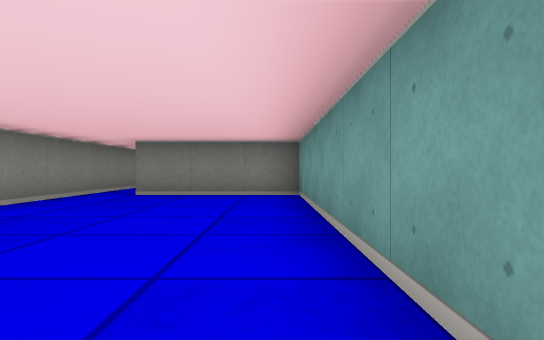
View 1 (above)

22 first-person views from a walk through a cub3D level. The camera is about half as high as the walls, looks level and sees 75° across. The floor is counted in squares. Each view is taken from the middle of a square. On the plan, view 1 faces up. The plan holds only what a view shows up to about 9 squares ahead; the rest is blank.

View 2
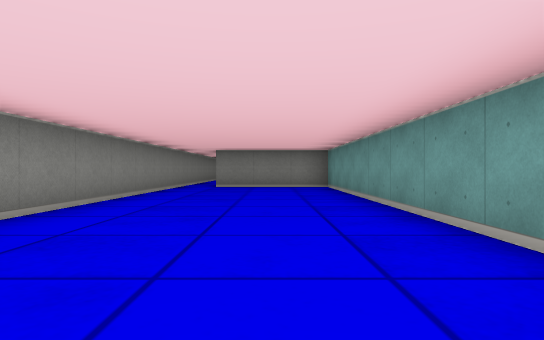

View 3
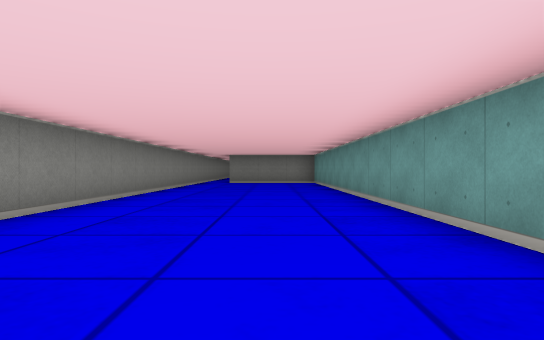

View 4
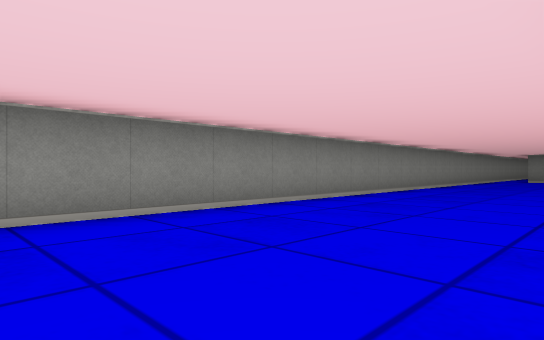

View 5
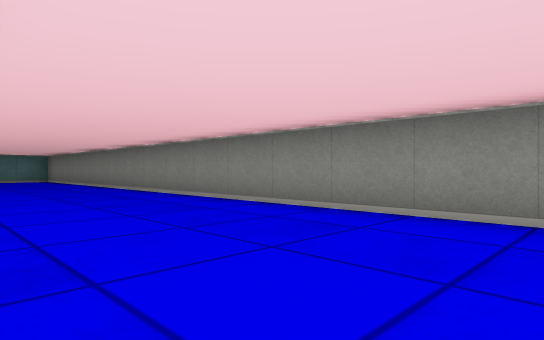

View 6
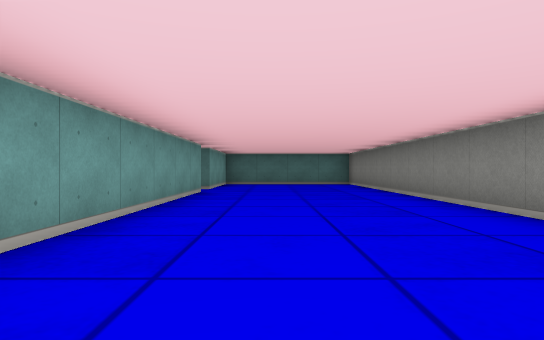

View 7
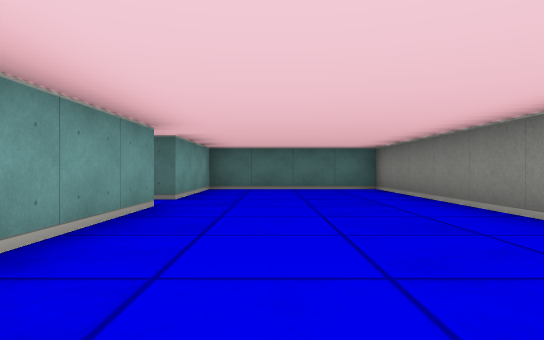

View 8
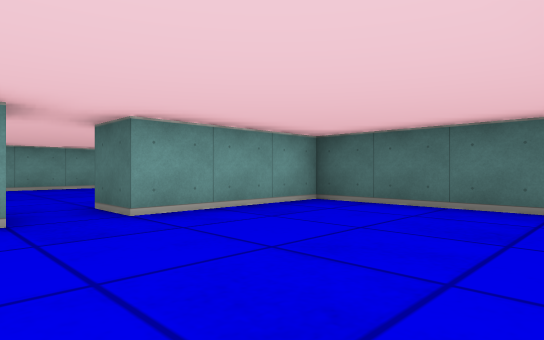

View 9
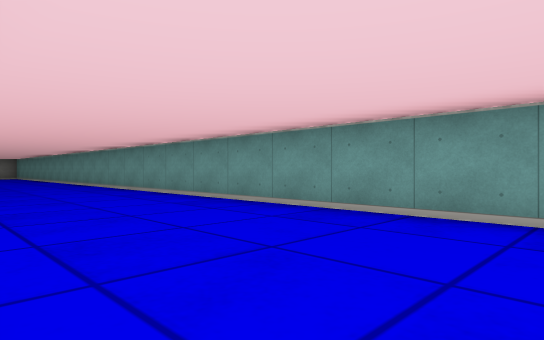

View 10
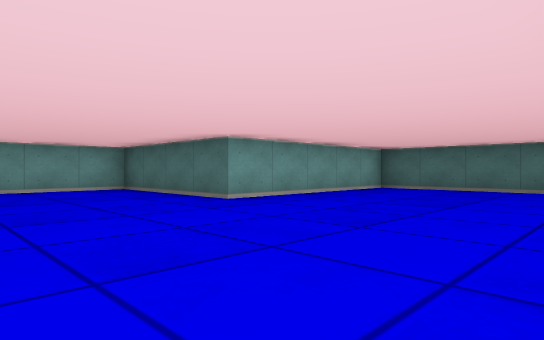

View 11
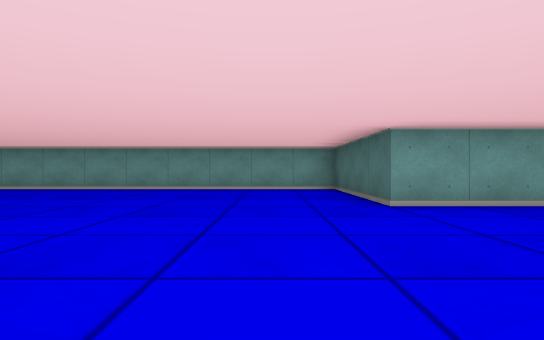

View 12
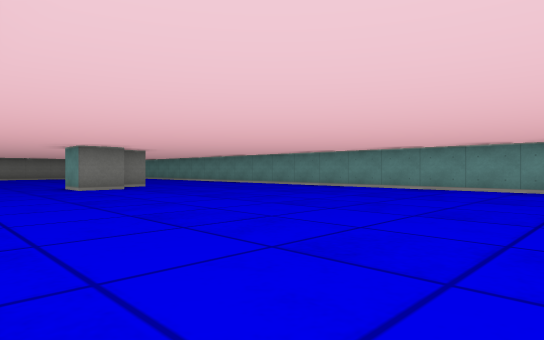

View 13
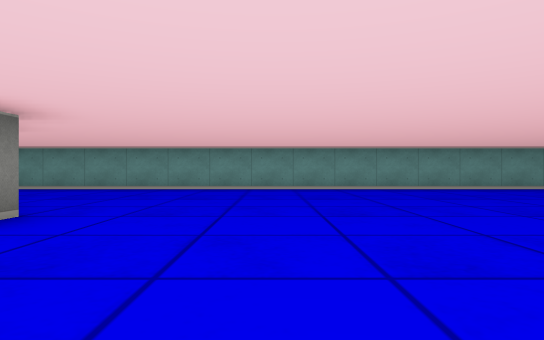

View 14
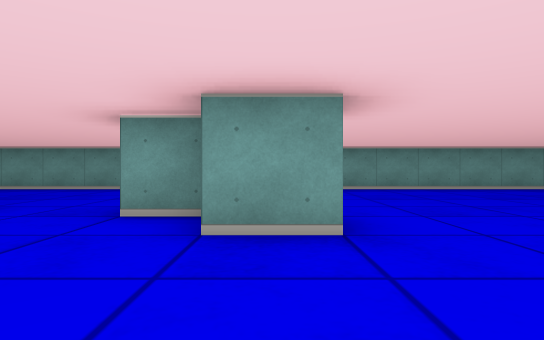

View 15
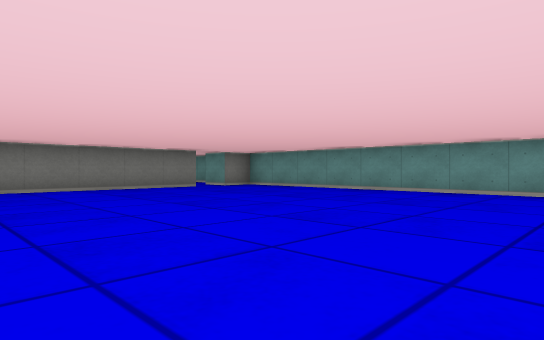

View 16
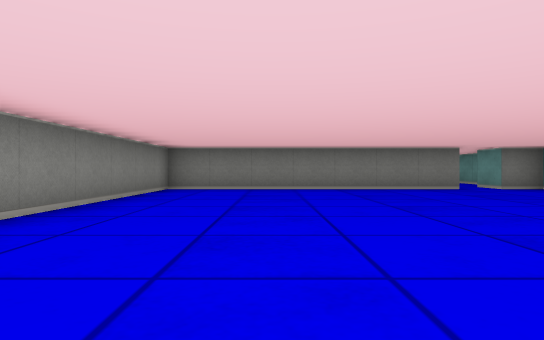

View 17
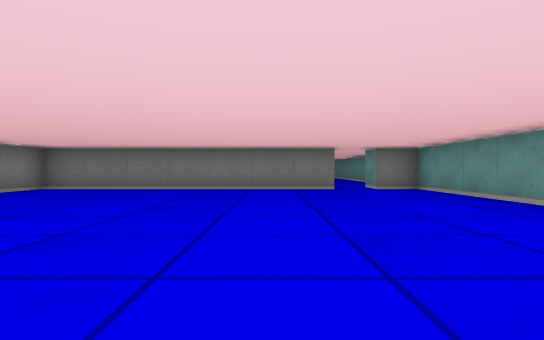

View 18
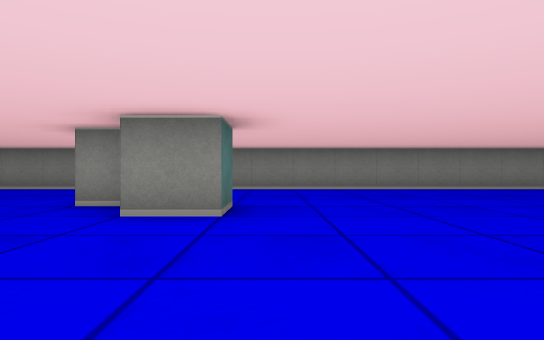

View 19
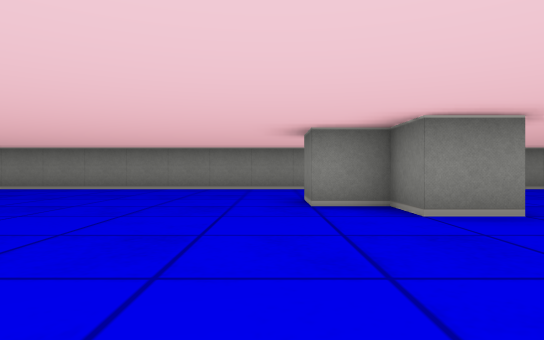

View 20
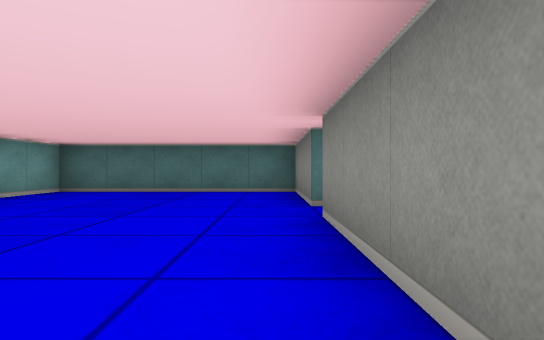

View 21
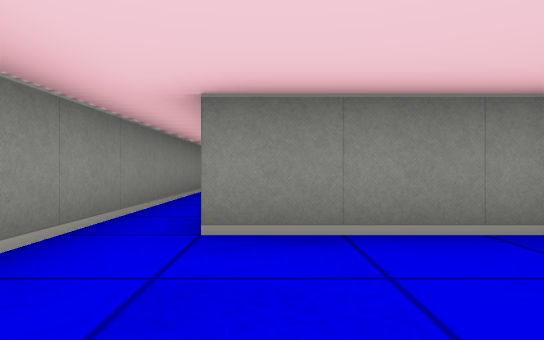

View 22
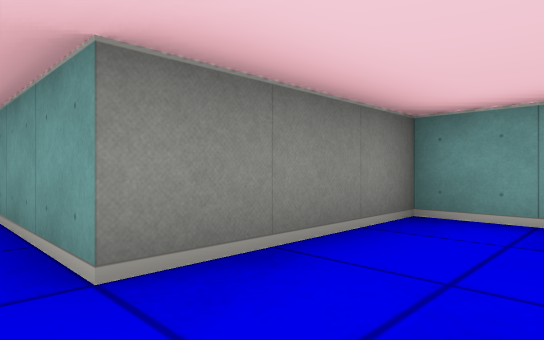

### Floor plan
Points are (right, up) in squares from view 1. A wall is a line through its corners. A room is listed if a view was taken in it or the views show most of it. See-through windows are left out.
Room 1 (views 1, 2, 3, 4, 5, 6, 7, 8, 9, 21, 22)
walls: (0.5, -4.1) (0.5, 6.5) (-2.5, 6.5); (0.5, -16.5) (0.5, -5.8); (-3.5, 6.5) (-3.5, -20.5) (0.5, -20.5) (0.5, -17.5)
ways out: opening at (1, -17) to room 2; opening at (-3, 6) to room 3
Room 2 (views 10, 11, 12, 13, 14, 15, 16, 17, 18, 19, 20)
walls: (5.5, -3.5) (4.5, -3.5) (4.5, -2.5); (5.5, -2.5) (5.5, -1.5) (6.5, -1.5) (6.5, -2.5) (5.5, -2.5) (5.5, -3.5); (1.5, -13.6) (1.5, -16.5); (0.5, -17.5) (1.5, -17.5) (1.5, -20.5) (6.5, -20.5) (6.5, -15.5) (10.5, -15.5) (10.5, 7.5) (9.5, 7.5); (8.5, 7.5) (1.5, 7.5) (1.5, -10.6)
ways out: opening at (1, -17) to room 1; opening at (9, 8)
Room 3 (no view inside)
walls: (-3.5, 10.5) (-3.5, 6.5); (-2.5, 6.5) (-2.5, 8.9)
ways out: opening at (-3, 6) to room 1; opening at (-3, 11.5)

Where each view was taken, in squares from view 1:
view 1: 0 up, 0 right, facing up
view 2: 3 down, 1 left, facing up
view 3: 6 down, 1 left, facing up
view 4: 9 down, 0 right, facing up-left
view 5: 5 down, 0 right, facing down-left
view 6: 9 down, 1 left, facing down
view 7: 12 down, 1 left, facing down
view 8: 16 down, 3 left, facing down-right
view 9: 15 down, 3 left, facing up-right
view 10: 12 down, 2 right, facing down-right
view 11: 14 down, 2 right, facing right
view 12: 12 down, 2 right, facing up-right
view 13: 6 down, 2 right, facing right
view 14: 3 down, 2 right, facing right
view 15: 1 down, 3 right, facing up-right
view 16: 1 down, 4 right, facing up
view 17: 1 down, 7 right, facing up
view 18: 1 down, 10 right, facing left
view 19: 4 down, 10 right, facing left
view 20: 13 down, 2 right, facing down
view 21: 4 up, 2 left, facing up
view 22: 5 up, 3 left, facing up-right
